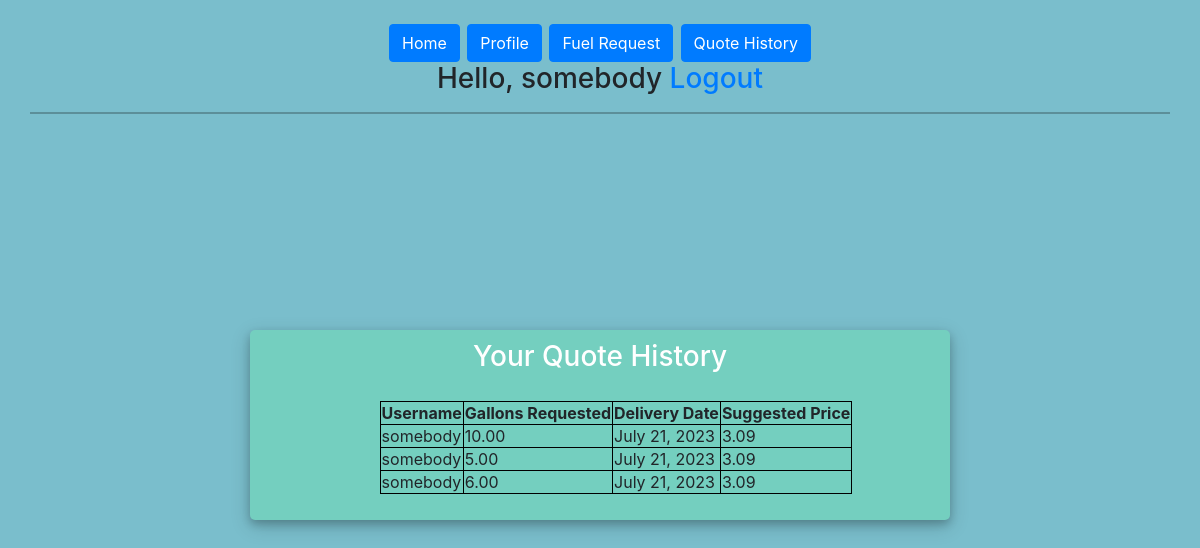
The page /quotes/fuel_history/ (signed in) on the database its author committed.
### quotes/models.py (models this page shows)
class Quote(models.Model):
    username = models.CharField(max_length=50)
    gallons_requested = models.DecimalField(
        decimal_places=2, max_digits=10, default=7)
    delivery_address = models.CharField(max_length=200, default='Houston')
    delivery_date = models.DateField(default=datetime.date.today)
    ''' Date/time	models.DateTimeField()	datetime NOT NULL
        datetime NOT NULL	timestamp with time zone NOT NULL
        TIMESTAMP NOT NULL	Creates a datetime field to s'''
    suggested_price = models.DecimalField(
        decimal_places=2, max_digits=10, default=3.09)
    total_amount_due = models.DecimalField(
        decimal_places=2, max_digits=10, default=50)

### quotes/views.py (the view)
# urls.py: path('fuel_history/', views.fuel_history, name = 'fuel_history'),
def fuel_history(request):
    username = request.session.get('username')
    if username:
        user_data = Quote.objects.filter(username=username)
        context = {'user_data': user_data}
        return render(request, 'fuel_request_history.html',context)
    else:
       return render(request, 'fuel_request_history.html')

### quotes/templates/fuel_request_history.html (shortened to what this page needs)
{% extends 'base.html' %}
{%block content%}
<!DOCTYPE html>
<html>
<head>
	<link rel="stylesheet" href="https://stackpath.bootstrapcdn.com/bootstrap/4.1.3/css/bootstrap.min.css">
	<link rel="stylesheet" href="https://use.fontawesome.com/releases/v5.6.1/css/all.css">
</head>
<body>
    <div class = "container h-100">
    <div class = "d-flex justify-content-center h-100">
        <div class = "user_card">
            <div class = "d-flex justify-content-center">
                <h3 id = "form-title">Your Quote History</h3>
            </div>
            <div class = "d-flex justify-content-center form_container">
				{% if user_data %}
					<ul>
						<table style="width:100%;">
							<tr><th>Username</th><th>Gallons Requested</th><th>Delivery Date</th><th>Suggested Price</th></tr>
							{% for user in user_data %}
								<tr><td>{{ user.username }}</td><td>{{ user.gallons_requested }}</td><td>{{ user.delivery_date }}</td><td>{{ user.suggested_price }}</td></tr>
							{% endfor %}
						</table>
					</ul>
				{% else %}
					<p>No data found for this user.</p>
					{% for message in messages %}
					<p id="messages">{{message}}</p>
			  		{% endfor %}
				{% endif %}
            </div>
        </div>
    </div>
    </div>
</body>
{% endblock %}

### quotes/templates/base.html (shortened to what this page needs)
<html>
<head>
    <link href="https://cdn.jsdelivr.net/npm/bootstrap@5.3.0/dist/css/bootstrap.min.css" rel="stylesheet"
>
</head>
<body>
    <br>
    <nav>
        <div class="container-fluid">
            <div class="navbar-nav">
                <div class="col text-center">
                    <h3>
                        <a href="{%url 'home'%}" class="btn btn-primary">Home</a>
                        {% if request.user.is_authenticated %}
                        <a href="{% url 'profile'%}" class="btn btn-primary">Profile</a>
                        {% else %}
                        <a href="{% url 'login'%}" class="btn btn-primary">Log In</a>
                        {% endif %}
                        <a href="{% url 'fuel_request'%}" class="btn btn-primary">Fuel Request</a>
                        <a href="{%url 'fuel_history'%}" class="btn btn-primary">Quote History</a><br>
                        <span>Hello, {{request.user}} </span>
                        {% if request.user.is_authenticated %}
                        <span><a href="{% url 'logout'%}" > Logout</a></span>
                        {% endif %}
                        <hr class="new1">
                    </h3>
                </div>
            </div>
        </div>
    </nav>
    <div id="content" , name="content">
        {% block content%}
        {% endblock%}
    </div>
</body>
</html>

### quotes/templates/base.html (style rules this page uses)
hr.new1 { border: 1px solid black; }
body, html { margin: 0; padding: 0; height: 100%; background: #7abecc !important; }

### quotes/templates/fuel_request_history.html (style rules this page uses)
body, html { margin: 0; padding: 0; height: 100%; background: #7abecc !important; }
.user_card { width: 700px; margin-top: auto; margin-bottom: auto; background: #74cfbf; position: relative; display: flex; justify-content: center; flex-direction: column; padding: 10px; box-shadow: 0 4px 8px 0 rgba(0, 0, 0, 0.2), 0 6px 20px 0 rgba(0, 0, 0, 0.19); -webkit-box-shadow: 0 4px 8px 0 rgba(0, 0, 0, 0.2), 0 6px 20px 0 rgba(0, 0, 0, 0.19); -moz-box-shadow: 0 4px 8px 0 rgba(0, 0, 0, 0.2), 0 6px 20px 0 rgba(0, 0, 0, 0.19); border-radius: 5px; }
.form_container { margin-top: 20px; }
#form-title { color: #fff; }
table, th, td { border: 1px solid black; }

### rows shown on the page
Quote: username "somebody", gallons_requested "10.00", delivery_date "July 21, 2023", suggested_price "3.09"
Quote: username "somebody", gallons_requested "5.00", delivery_date "July 21, 2023", suggested_price "3.09"
Quote: username "somebody", gallons_requested "6.00", delivery_date "July 21, 2023", suggested_price "3.09"

### other values the page prints
{{ request.user }} "somebody"
